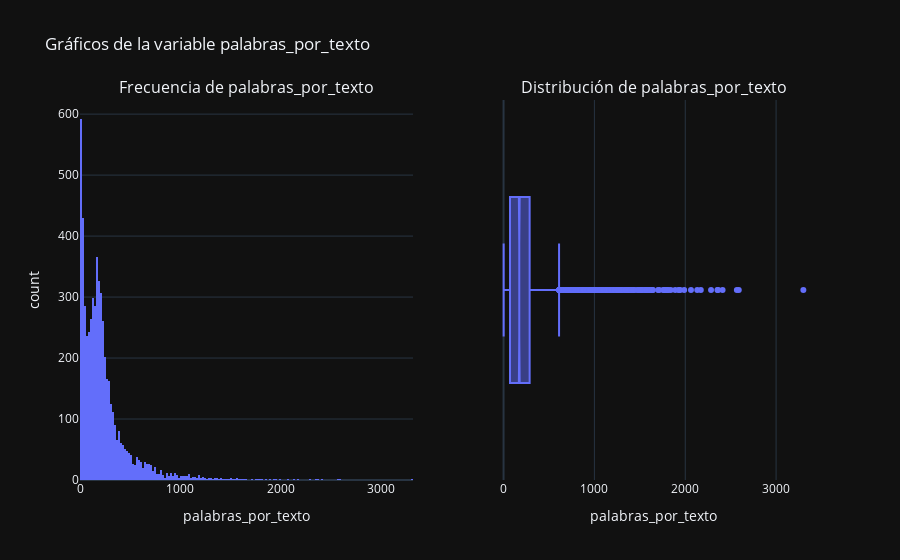

Notebook cell for this chart:
### Markdown cell above
### Número de palabras por textos

### Code cell
palabras_por_texto = df["text"].str.split().str.len().to_frame("palabras_por_texto")

estadisticas_numericas(palabras_por_texto, "palabras_por_texto")
grafica_numerica(palabras_por_texto, "palabras_por_texto")

### Figure 1 — Plotly figure (JSON) as saved in the notebook; plotly's stock layout.template omitted (floating-point values rounded to 4 significant figures; data arrays with more than 128 entries replaced by an {"elided": "..."} marker saying what was removed)
{"data": [{"alignmentgroup": "True", "bingroup": "x", "hovertemplate": "palabras_por_texto=%{x}<br>count=%{y}<extra></extra>", "legendgroup": "", "marker": {"color": "#636efa", "pattern": {"shape": ""}}, "name": "", "offsetgroup": "", "orientation": "v", "showlegend": false, "type": "histogram", "x": {"elided": "6059 int values"}, "xaxis": "x", "yaxis": "y"}, {"alignmentgroup": "True", "hovertemplate": "palabras_por_texto=%{x}<extra></extra>", "legendgroup": "", "marker": {"color": "#636efa"}, "name": "", "notched": true, "offsetgroup": "", "orientation": "h", "showlegend": false, "type": "box", "x": {"elided": "6059 int values"}, "x0": " ", "xaxis": "x2", "y0": " ", "yaxis": "y2"}], "layout": {"annotations": [{"font": {"size": 16}, "showarrow": false, "text": "Frecuencia de palabras_por_texto", "x": 0.225, "xanchor": "center", "xref": "paper", "y": 1, "yanchor": "bottom", "yref": "paper"}, {"font": {"size": 16}, "showarrow": false, "text": "Distribución de palabras_por_texto", "x": 0.775, "xanchor": "center", "xref": "paper", "y": 1, "yanchor": "bottom", "yref": "paper"}], "title": {"text": "Gráficos de la variable palabras_por_texto"}, "xaxis": {"anchor": "y", "domain": [0, 0.45], "title": {"text": "palabras_por_texto"}}, "xaxis2": {"anchor": "y2", "domain": [0.55, 1], "title": {"text": "palabras_por_texto"}}, "yaxis": {"anchor": "x", "domain": [0, 1], "title": {"text": "count"}}, "yaxis2": {"anchor": "x2", "domain": [0, 1]}}}
